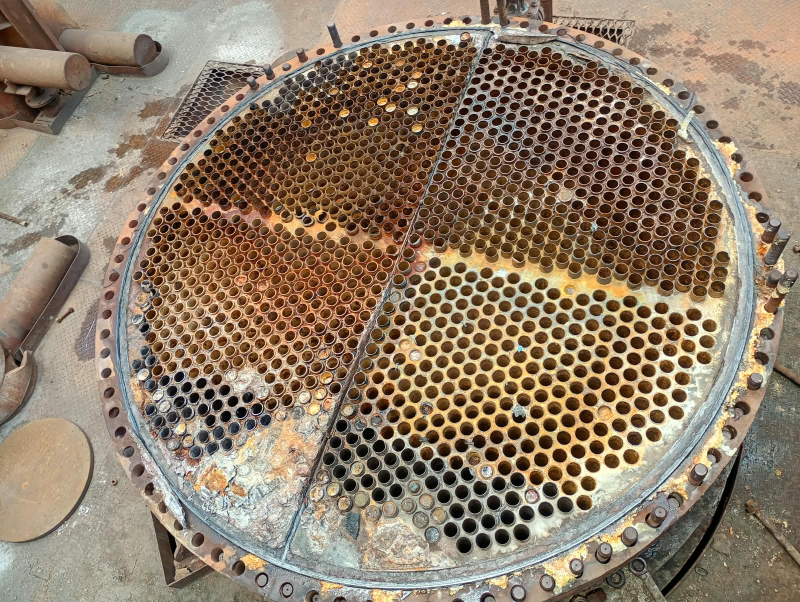
#> input picture inbox/espelhotrocador (1).jpeg, 1600 x 1204 px (shown at 1/2 size)
$ python explorar.py '../inbox/espelhotrocador (1).jpeg' 5 5
#> lines starting #> are read from the running program, lines starting #| are printed output that depends on the picture
"""Exploração: contar os tubos do espelho de um trocador e separar aberto / obstruído / tamponado.

Tudo com visão clássica (OpenCV), sem treinar nada. Serve para medir até onde isso vai antes de
pensar num modelo treinado.

    python explorar.py "caminho/da/foto.jpeg" raio_min raio_max
"""
import os
import sys

import cv2
import numpy as np
from scipy.spatial import cKDTree

AQUI = os.path.dirname(os.path.abspath(__file__))
CORES = {"aberto": (120, 220, 90), "tamponado": (255, 170, 60), "obstruido": (60, 60, 235)}  # BGR


def detectar(img, r_min, r_max, param2=15):
    """Círculos de Hough com a iluminação igualada."""
    cinza = cv2.cvtColor(img, cv2.COLOR_BGR2GRAY)
    cinza = cv2.createCLAHE(clipLimit=2.0, tileGridSize=(8, 8)).apply(cinza)
    cinza = cv2.medianBlur(cinza, 5)
    c = cv2.HoughCircles(cinza, cv2.HOUGH_GRADIENT, dp=1, minDist=int(r_min * 1.7), param1=120, param2=param2,
                         minRadius=r_min, maxRadius=r_max)
    return np.zeros((0, 3)) if c is None else c[0]


def filtrar_pela_grade(circulos, vizinhos_min=3):
    """Tubo de verdade tem vários vizinhos a uma distância de um passo; furo de flange e ruído, não."""
    xy = circulos[:, :2]
    arv = cKDTree(xy)
    d, _ = arv.query(xy, k=2)
    passo = float(np.median(d[:, 1]))                      # distância típica entre tubos vizinhos
    n_viz = np.array([len(v) - 1 for v in arv.query_ball_point(xy, passo * 1.35)])
    return circulos[n_viz >= vizinhos_min], passo


def medir_interior(img, circulos):
    """Brilho, saturação e textura no miolo de cada círculo (60% do raio)."""
    hsv = cv2.cvtColor(img, cv2.COLOR_BGR2HSV)
    cinza = cv2.cvtColor(img, cv2.COLOR_BGR2GRAY)
    medidas = []
    for x, y, r in circulos:
        ri = max(2, int(r * 0.6))
        x0, y0 = int(x) - ri, int(y) - ri
        rec_v = hsv[y0:y0 + 2 * ri + 1, x0:x0 + 2 * ri + 1, 2]
        rec_s = hsv[y0:y0 + 2 * ri + 1, x0:x0 + 2 * ri + 1, 1]
        rec_g = cinza[y0:y0 + 2 * ri + 1, x0:x0 + 2 * ri + 1]
        if rec_v.size == 0:
            medidas.append((0, 0, 0))
            continue
        yy, xx = np.mgrid[:rec_v.shape[0], :rec_v.shape[1]]
        m = (yy - ri) ** 2 + (xx - ri) ** 2 <= ri * ri
        medidas.append((float(rec_v[m].mean()), float(rec_s[m].mean()), float(rec_g[m].std())))
    return np.array(medidas)


def classificar(medidas, p_escuro=55, p_claro=93, p_saturacao=45):
    """Regras simples em cima do brilho e da saturação, relativas à própria foto (percentis).

    aberto: miolo escuro (dá para ver o fundo do tubo);
    tamponado: miolo claro e pouco saturado (disco de metal liso);
    obstruído: o resto (miolo de brilho médio, cor de depósito).
    """
    classes = np.full(len(medidas), "obstruido", dtype=object)
    if not len(medidas):
        return classes
    v, s = medidas[:, 0], medidas[:, 1]
    classes[v <= np.percentile(v, p_escuro)] = "aberto"
    classes[(v >= np.percentile(v, p_claro)) & (s < np.percentile(s, p_saturacao))] = "tamponado"
    return classes


if __name__ == "__main__":
    sys.stdout.reconfigure(encoding="utf-8")
    caminho, r_min, r_max = sys.argv[1], int(sys.argv[2]), int(sys.argv[3])
    img = cv2.imread(caminho)
#> img is the input picture: shape (1204, 1600, 3); mean B, G, R 106.7, 126.7, 144.1
    brutos = detectar(img, r_min, r_max)
#> in detectar, `cinza = cv2.cvtColor(img, cv2.COLOR_BGR2GRAY)`:
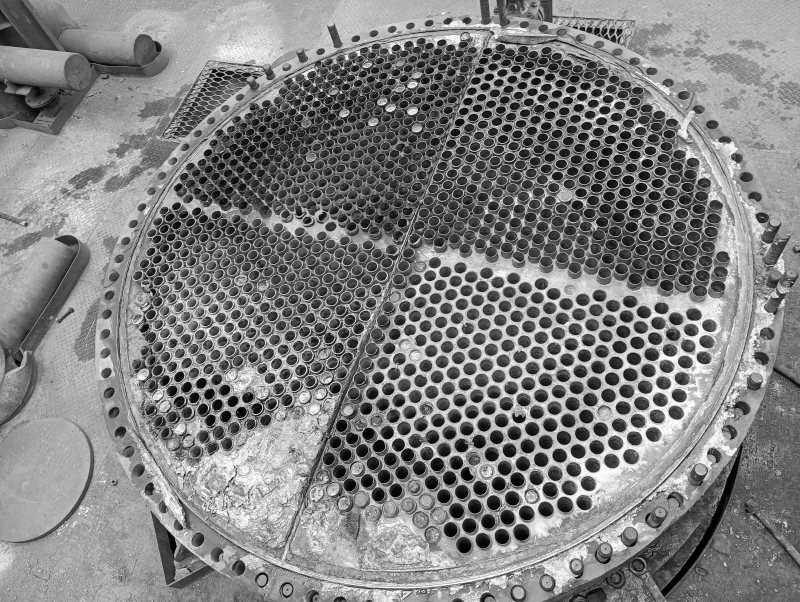
#> cinza: shape (1204, 1600) (shown at 1/2 size); min 0, max 255, mean 129.6
#> in detectar, `cinza = cv2.createCLAHE(clipLimit=2.0, tileGridSize=(8, 8)).apply(cinza)`:
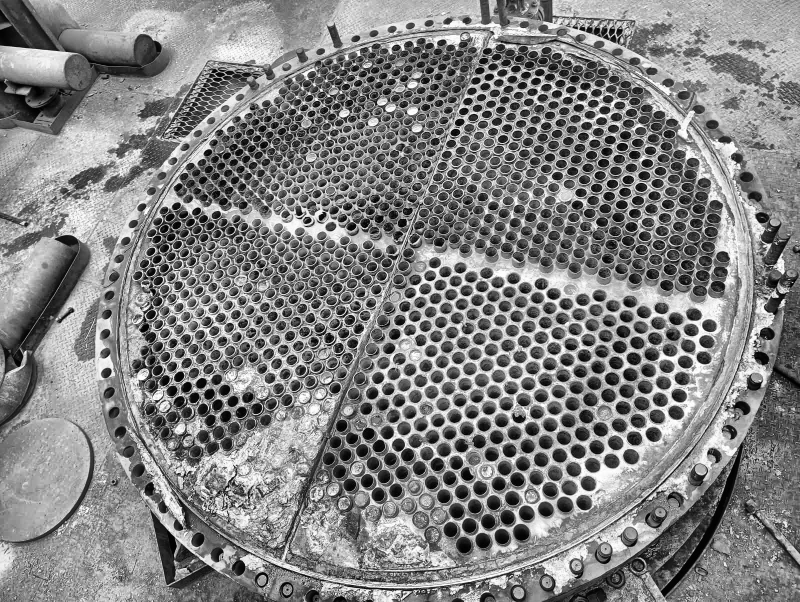
#> cinza: shape (1204, 1600) (shown at 1/2 size); min 0, max 255, mean 131.2
#> in detectar, `c = cv2.HoughCircles(cinza, cv2.HOUGH_GRADIENT, dp=1, minDist=int(r_mi..`: c = [[390.5, 346.5, 6.4], [482.5, 648.5, 6.4], [468.5, 324.5, 6.4], [89.5, 531.5, 6.4], [798.5, 67.5, 6.4], [708.5, 272.5, 6.4], [817.5, 52.5, 6.2], [1178.5, 60.5, 5.3], [712.5, 608.5, 6.4], [813.5, 357.5, 6.4], [1110.5, 267.5, 6.4], [1340.5, 165.5, 6.4]]
#> brutos has the same summary as c in detectar
    tubos, passo = filtrar_pela_grade(brutos)
#> in filtrar_pela_grade, `xy = circulos[:, :2]`: xy = [[390.5, 346.5], [482.5, 648.5], [468.5, 324.5], [89.5, 531.5], [798.5, 67.5], [708.5, 272.5], [817.5, 52.5], [1178.5, 60.5], [712.5, 608.5], [813.5, 357.5], [1110.5, 267.5], [1340.5, 165.5]]
#> in filtrar_pela_grade, `d, _ = arv.query(xy, k=2)`: d = [[0, 81.04], [0, 233.5], [0, 81.04], [0, 353.3], [0, 24.21], [0, 135.1], [0, 24.21], [0, 193.1], [0, 233.5], [0, 135.1], [0, 217.9], [0, 193.1]]
#> in filtrar_pela_grade, `passo = float(np.median(d[:, 1]))`: passo = 164.1
#> in filtrar_pela_grade, `n_viz = np.array([len(v) - 1 for v in arv.query_ball_point(xy, passo *..`: n_viz = [1, 0, 1, 0, 1, 1, 1, 2, 0, 1, 1, 1]
#> tubos = empty array; passo = 164.1
    medidas = medir_interior(img, tubos)
#> in medir_interior, `hsv = cv2.cvtColor(img, cv2.COLOR_BGR2HSV)`: hsv: shape (1204, 1600, 3); mean H, S, V 24.3, 86.4, 145.4
#> after the loop in medir_interior, `for x, y, r in circulos:`: medidas = []
#> medidas = empty array
    classes = classificar(medidas)
    nome = os.path.splitext(os.path.basename(caminho))[0].replace(" ", "_")
    print(f"{os.path.basename(caminho)}: {len(brutos)} círculos brutos -> {len(tubos)} depois do filtro da grade "
          f"(passo {passo:.1f} px)")
#| espelhotrocador (1).jpeg: 12 círculos brutos -> 0 depois do filtro da grade (passo 164.1 px)
    for c in CORES:
        print(f"   {c:<10} {(classes == c).sum()}")
#> this loop made 3 passes
#|    aberto     0
#|    tamponado  0
#|    obstruido  0
    vis = img.copy()
    for (x, y, r), c in zip(tubos, classes):
        cv2.circle(vis, (int(x), int(y)), int(r), CORES[c], 2)
#> this loop made 0 passes
    cv2.imwrite(os.path.join(AQUI, "saida", f"classes_{nome}.jpg"), vis)
    np.save(os.path.join(AQUI, "saida", f"tubos_{nome}.npy"), np.column_stack([tubos, medidas]))
